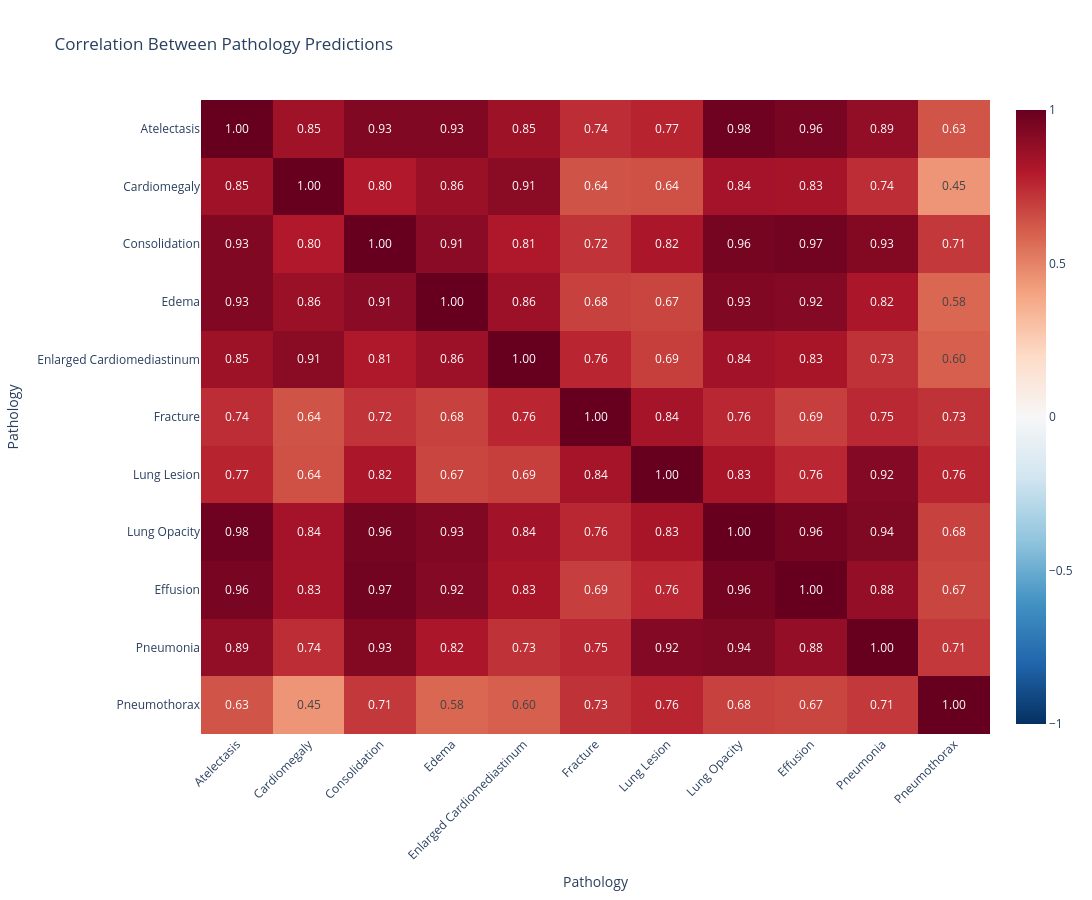

Notebook code for this chart:
### Code cell
plot_similarity_as_heatmap(correlation_matrix)

### Figure 1 — Plotly figure (JSON) as saved in the notebook; plotly's stock layout.template omitted (floating-point values rounded to 4 significant figures)
{"data": [{"coloraxis": "coloraxis", "hovertemplate": "x: %{x}<br>y: %{y}<br>color: %{z}<extra></extra>", "name": "0", "texttemplate": "%{z:.2f}", "type": "heatmap", "x": ["Atelectasis", "Cardiomegaly", "Consolidation", "Edema", "Enlarged Cardiomediastinum", "Fracture", "Lung Lesion", "Lung Opacity", "Effusion", "Pneumonia", "Pneumothorax"], "xaxis": "x", "y": ["Atelectasis", "Cardiomegaly", "Consolidation", "Edema", "Enlarged Cardiomediastinum", "Fracture", "Lung Lesion", "Lung Opacity", "Effusion", "Pneumonia", "Pneumothorax"], "yaxis": "y", "z": [[1.0, 0.8476, 0.9331, 0.932, 0.8529, 0.7427, 0.7685, 0.9807, 0.9559, 0.8872, 0.6345], [0.8476, 1.0, 0.8007, 0.864, 0.9091, 0.6372, 0.6414, 0.8381, 0.8308, 0.7407, 0.4454], [0.9331, 0.8007, 1.0, 0.9063, 0.8073, 0.7249, 0.8179, 0.9615, 0.9681, 0.9252, 0.7071], [0.932, 0.864, 0.9063, 1.0, 0.8575, 0.6845, 0.675, 0.9316, 0.9233, 0.8179, 0.5811], [0.8529, 0.9091, 0.8073, 0.8575, 1.0, 0.7629, 0.6916, 0.8415, 0.8275, 0.7272, 0.5999], [0.7427, 0.6372, 0.7249, 0.6845, 0.7629, 1.0, 0.8351, 0.759, 0.6907, 0.7549, 0.7281], [0.7685, 0.6414, 0.8179, 0.675, 0.6916, 0.8351, 1.0, 0.8278, 0.7573, 0.9217, 0.7645], [0.9807, 0.8381, 0.9615, 0.9316, 0.8415, 0.759, 0.8278, 1.0, 0.9629, 0.9354, 0.6826], [0.9559, 0.8308, 0.9681, 0.9233, 0.8275, 0.6907, 0.7573, 0.9629, 1.0, 0.8833, 0.6736], [0.8872, 0.7407, 0.9252, 0.8179, 0.7272, 0.7549, 0.9217, 0.9354, 0.8833, 1.0, 0.7072], [0.6345, 0.4454, 0.7071, 0.5811, 0.5999, 0.7281, 0.7645, 0.6826, 0.6736, 0.7072, 1.0]]}], "layout": {"coloraxis": {"cmax": 1, "cmin": -1, "colorscale": [[0, "rgb(5,48,97)"], [0.1, "rgb(33,102,172)"], [0.2, "rgb(67,147,195)"], [0.3, "rgb(146,197,222)"], [0.4, "rgb(209,229,240)"], [0.5, "rgb(247,247,247)"], [0.6, "rgb(253,219,199)"], [0.7, "rgb(244,165,130)"], [0.8, "rgb(214,96,77)"], [0.9, "rgb(178,24,43)"], [1, "rgb(103,0,31)"]]}, "height": 900, "title": {"text": "Correlation Between Pathology Predictions"}, "width": 1100, "xaxis": {"anchor": "y", "domain": [0, 1], "tickangle": -45, "title": {"text": "Pathology"}}, "yaxis": {"anchor": "x", "autorange": "reversed", "domain": [0, 1], "title": {"text": "Pathology"}}}}
